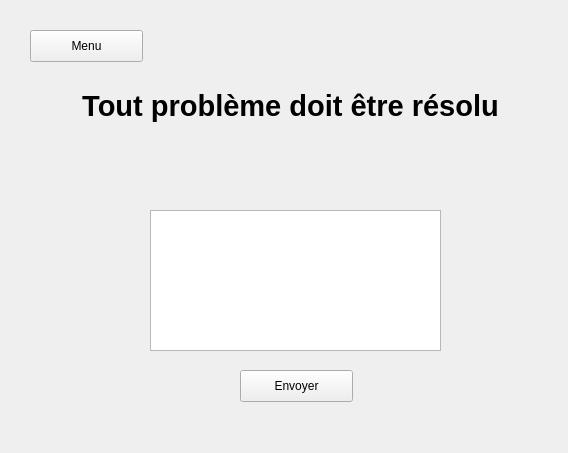
<?xml version="1.0" encoding="UTF-8"?>
<ui version="4.0">
 <class>FenetreProbleme</class>
 <widget class="QWidget" name="FenetreProbleme">
  <property name="geometry">
   <rect>
    <x>0</x>
    <y>0</y>
    <width>568</width>
    <height>453</height>
   </rect>
  </property>
  <property name="windowTitle">
   <string>Form</string>
  </property>
  <widget class="QWidget" name="centralWidget" native="true">
   <property name="geometry">
    <rect>
     <x>20</x>
     <y>20</y>
     <width>551</width>
     <height>431</height>
    </rect>
   </property>
   <widget class="QLabel" name="problemQuote">
    <property name="geometry">
     <rect>
      <x>10</x>
      <y>50</y>
      <width>521</width>
      <height>71</height>
     </rect>
    </property>
    <property name="font">
     <font>
      <family>MS Shell Dlg 2</family>
      <pointsize>22</pointsize>
      <weight>75</weight>
      <bold>true</bold>
     </font>
    </property>
    <property name="text">
     <string>Tout problème doit être résolu</string>
    </property>
    <property name="alignment">
     <set>Qt::AlignCenter</set>
    </property>
   </widget>
   <widget class="QTextEdit" name="zoneProbleme">
    <property name="geometry">
     <rect>
      <x>130</x>
      <y>190</y>
      <width>291</width>
      <height>141</height>
     </rect>
    </property>
   </widget>
   <widget class="QPushButton" name="sendProbleme">
    <property name="geometry">
     <rect>
      <x>220</x>
      <y>350</y>
      <width>113</width>
      <height>32</height>
     </rect>
    </property>
    <property name="text">
     <string>Envoyer</string>
    </property>
   </widget>
   <widget class="QPushButton" name="retour_3">
    <property name="geometry">
     <rect>
      <x>10</x>
      <y>10</y>
      <width>113</width>
      <height>32</height>
     </rect>
    </property>
    <property name="text">
     <string>Menu</string>
    </property>
   </widget>
  </widget>
 </widget>
 <resources/>
 <connections/>
</ui>
